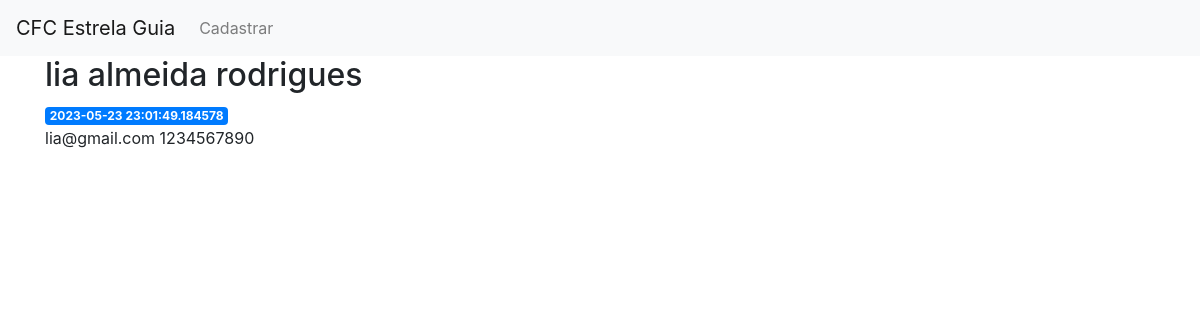
Page /8 on the committed database.
### app.py (models this page shows)
class Posts(db.Model):
   id = db.Column(db.Integer, primary_key=True)
   created = db.Column(db.DateTime, default=datetime.datetime.utcnow)
   title = db.Column(db.String(80), nullable=False)
   content = db.Column(db.String(200), nullable=False)

### app.py (the view)
@app.route('/<int:post_id>')
def post(post_id):
    post = get_post(post_id)
    return render_template('post.html', post=post)

### app.py (called while the page is built)
def get_post(post_id):
   post = Posts.query.filter_by(id=post_id).first()
   if post is None:
      abort(404)
   return post

### templates/post.html
{% extends 'base.html' %}
{% block content %}
    <h2>{% block title %} {{ post['title'] }} {% endblock %}</h2>
    <span class="badge badge-primary">{{ post['created'] }}</span>
    <p>{{ post['content'] }}</p>
{% endblock %}

### rows in the picture
Posts: title "lia almeida rodrigues", created "2023-05-23 23:01:49.184578", content "lia@gmail.com 1234567890"
